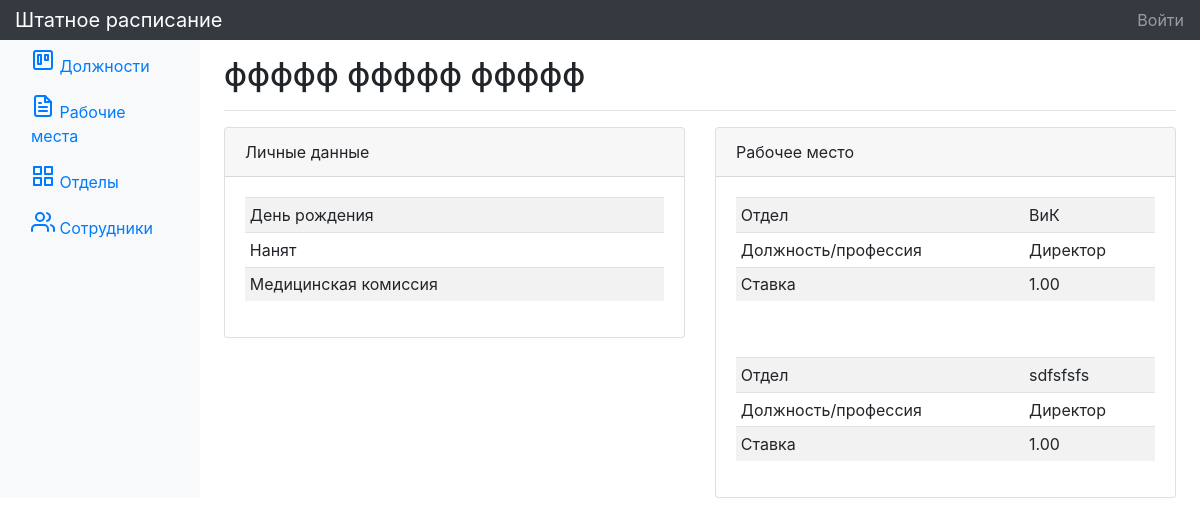
Page /employee/1 on the committed database.
### tables this page shows
CREATE TABLE `workplaces` (
  `id` int(11) NOT NULL,
  `rate` decimal(3,2) NOT NULL,
  `department_id` int(11) NOT NULL,
  `position_id` int(11) NOT NULL,
  `employee_id` int(11) DEFAULT NULL
);

CREATE TABLE `departments` (
  `id` int(11) NOT NULL,
  `name` varchar(100) NOT NULL,
  `short_name` varchar(10) NOT NULL
);

CREATE TABLE `positions` (
  `id` int(11) NOT NULL,
  `name` varchar(50) NOT NULL,
  `position_code` varchar(8) NOT NULL
);

### index.php (called while the page is built, shortened)
<?php
spl_autoload_register(function ($class) {
   $path = str_replace('\\', '/', $class . '.php');
});
$router = new Router();
$router->run();

### app/core/Db.php (called while the page is built, shortened)
<?php
class Db
{
    public function __construct()
    {
        try {
            $this->db = new PDO(
                'mysql:host=' . $_ENV['DB_HOST'] .
                ';port=' . $_ENV['DB_PORT'] .
                ';dbname=' . $_ENV['DB_DATABASE'],
                $_ENV['DB_USERNAME'],
                $_ENV['DB_PASSWORD']
            );
        } catch (\PDOException $e) {
            View::error_page_with_message($e->getMessage());
        }
    }
}

### app/core/Model.php (called while the page is built, shortened)
<?php
class Model
{
    private   $get_method   = 'fetchAll';
    protected $db;
    protected $table_name;
    protected $primaryKey   = 'id';
    protected $preparedData = [];
    protected $sql;
    public function __construct()
    {
        $db = new Db();
        $this->db = $db->db;
    }
    public function query(string $sql, string $fetch_method, array $data = null)
    {
        $this->sql = $sql;
        $this->get_method = $fetch_method;
        return $this->get();
    }
    public function find(...$id)
    {
        $ids        = func_get_args();
        $ids_number = count($ids);
        $ids        = implode(', ', $ids);
        $this->sql  = "SELECT * FROM $this->table_name WHERE $this->primaryKey IN ($ids)";
        if ($ids_number === 1) $this->get_method = $this::FETCH_METHOD;
        return $this;
    }
    public function get()
    {
        if ($this->issetSql()) {
            $this->stmt = $this->db->prepare($this->sql);
            if (!empty($this->preparedData)) $result = $this->stmt->execute($this->preparedData);
            else $result = $this->stmt->execute();
            try {
                if ($result === true) {
                    $method = $this->get_method;
                    return $this->stmt->$method();
                }
                else throw new \PDOException($this->stmt->errorInfo());
            } catch (\PDOException $e) {
                View::error_page_with_message($e->getMessage());
            }
        }
    }
    private function issetSql()
    {
        try {
            if ($this->sql === '') {
                throw new \Exception('Нарушен порядок построения запроса');
            } else {
                return true;
            }
        } catch (\Exception $e) {
            View::error_page_with_message($e->getMessage());
        }
    }
}

### app/views/employee/show.php (the view, shortened to what this page needs)
<div class="row">
    <div class="col">
        <div class="card">
            <div class="card-header">Личные данные</div>
            <div class="card-body">
                <div class="table-responsive">
                    <table class="table table-striped table-sm">
                        <tbody>
                            <tr>
                                <td>День рождения</td>
                                <td><?= $employee['birthday'] ?></td>
                            </tr>
                            <tr>
                                <td>Нанят</td>
                                <td><?= $employee['hired'] ?></td>
                            </tr>
                            <tr>
                                <td>Медицинская комиссия</td>
                                <td><?= $employee['medical_exam'] ?></td>
                            </tr>
                        </tbody>
                    </table>
                </div>
            </div>
        </div>
    </div>
    <div class="col">
        <div class="card">
            <div class="card-header">Рабочее место</div>
            <?php foreach ($workplaces as $workplace) : ?>
                <div class="card-body">
                    <div class="table-responsive">
                        <table class="table table-striped table-sm">
                            <tbody>
                            <tr>
                                <td>Отдел</td>
                                <td><?= $workplace['department'] ?></td>
                            </tr>
                            <tr>
                                <td>Должность/профессия</td>
                                <td><?= $workplace['pos'] ?></td>
                            </tr>
                            <tr>
                                <td>Ставка</td>
                                <td><?= $workplace['rate'] ?></td>
                            </tr>
                            </tbody>
                        </table>
                    </div>
                </div>
            <?php endforeach; ?>
        </div>
    </div>
</div>

### rows in the picture
workplaces: department.short_name "ВиК", position.name "Директор", rate "1.00"
workplaces: department.short_name "sdfsfsfs", position.name "Директор", rate "1.00"

### other values in the picture
$title "ффффф ффффф ффффф"
